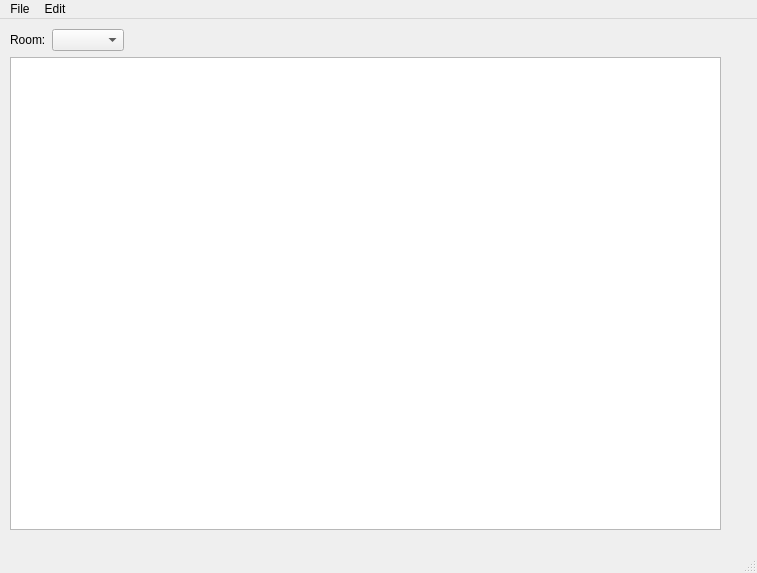
<?xml version="1.0" encoding="UTF-8"?>
<ui version="4.0">
 <class>MainWindow</class>
 <widget class="QMainWindow" name="MainWindow">
  <property name="geometry">
   <rect>
    <x>0</x>
    <y>0</y>
    <width>757</width>
    <height>573</height>
   </rect>
  </property>
  <property name="windowTitle">
   <string>MainWindow</string>
  </property>
  <property name="tabShape">
   <enum>QTabWidget::Triangular</enum>
  </property>
  <property name="unifiedTitleAndToolBarOnMac">
   <bool>false</bool>
  </property>
  <widget class="QWidget" name="centralwidget">
   <widget class="QWidget" name="verticalLayoutWidget">
    <property name="geometry">
     <rect>
      <x>10</x>
      <y>10</y>
      <width>711</width>
      <height>501</height>
     </rect>
    </property>
    <layout class="QVBoxLayout" name="verticalLayout">
     <item>
      <layout class="QHBoxLayout" name="horizontalLayout">
       <item>
        <widget class="QLabel" name="label">
         <property name="text">
          <string>Room:</string>
         </property>
        </widget>
       </item>
       <item>
        <widget class="QComboBox" name="comboBox">
         <property name="sizePolicy">
          <sizepolicy hsizetype="Preferred" vsizetype="Preferred">
           <horstretch>0</horstretch>
           <verstretch>0</verstretch>
          </sizepolicy>
         </property>
         <property name="cursor">
          <cursorShape>PointingHandCursor</cursorShape>
         </property>
         <property name="sizeAdjustPolicy">
          <enum>QComboBox::AdjustToContents</enum>
         </property>
        </widget>
       </item>
       <item>
        <spacer name="horizontalSpacer">
         <property name="orientation">
          <enum>Qt::Horizontal</enum>
         </property>
         <property name="sizeHint" stdset="0">
          <size>
           <width>40</width>
           <height>20</height>
          </size>
         </property>
        </spacer>
       </item>
      </layout>
     </item>
     <item>
      <widget class="QTableView" name="tableView">
       <property name="sizePolicy">
        <sizepolicy hsizetype="Preferred" vsizetype="Expanding">
         <horstretch>0</horstretch>
         <verstretch>0</verstretch>
        </sizepolicy>
       </property>
       <property name="cursor" stdset="0">
        <cursorShape>PointingHandCursor</cursorShape>
       </property>
       <property name="frameShape">
        <enum>QFrame::StyledPanel</enum>
       </property>
       <property name="sizeAdjustPolicy">
        <enum>QAbstractScrollArea::AdjustToContents</enum>
       </property>
       <property name="editTriggers">
        <set>QAbstractItemView::NoEditTriggers</set>
       </property>
       <attribute name="horizontalHeaderStretchLastSection">
        <bool>false</bool>
       </attribute>
       <attribute name="verticalHeaderCascadingSectionResizes">
        <bool>false</bool>
       </attribute>
       <attribute name="verticalHeaderDefaultSectionSize">
        <number>35</number>
       </attribute>
      </widget>
     </item>
    </layout>
   </widget>
  </widget>
  <widget class="QMenuBar" name="menubar">
   <property name="geometry">
    <rect>
     <x>0</x>
     <y>0</y>
     <width>757</width>
     <height>22</height>
    </rect>
   </property>
   <widget class="QMenu" name="menuMenu">
    <property name="title">
     <string>File</string>
    </property>
    <addaction name="actionSave"/>
    <addaction name="actionLOad"/>
   </widget>
   <widget class="QMenu" name="menuEdit">
    <property name="title">
     <string>Edit</string>
    </property>
    <addaction name="actionEdit_classes"/>
    <addaction name="actionEdit_courses"/>
    <addaction name="actionEdit_Dictionary"/>
    <addaction name="actionEdit_rooms"/>
   </widget>
   <addaction name="menuMenu"/>
   <addaction name="menuEdit"/>
  </widget>
  <widget class="QStatusBar" name="statusbar"/>
  <action name="actionEdit_Dictionary">
   <property name="text">
    <string>Edit teachers</string>
   </property>
   <property name="shortcut">
    <string>F3</string>
   </property>
  </action>
  <action name="actionSave">
   <property name="text">
    <string>Save (remember about naming file .json)</string>
   </property>
   <property name="shortcut">
    <string>Ctrl+S</string>
   </property>
  </action>
  <action name="actionLOad">
   <property name="text">
    <string>Load</string>
   </property>
   <property name="shortcut">
    <string>Ctrl+L</string>
   </property>
  </action>
  <action name="actionEdit_classes">
   <property name="text">
    <string>Edit classes</string>
   </property>
   <property name="shortcut">
    <string>F1</string>
   </property>
  </action>
  <action name="actionEdit_courses">
   <property name="text">
    <string>Edit courses</string>
   </property>
   <property name="shortcut">
    <string>F2</string>
   </property>
  </action>
  <action name="actionEdit_rooms">
   <property name="text">
    <string>Edit rooms</string>
   </property>
   <property name="shortcut">
    <string>F4</string>
   </property>
  </action>
 </widget>
 <resources/>
 <connections/>
</ui>
